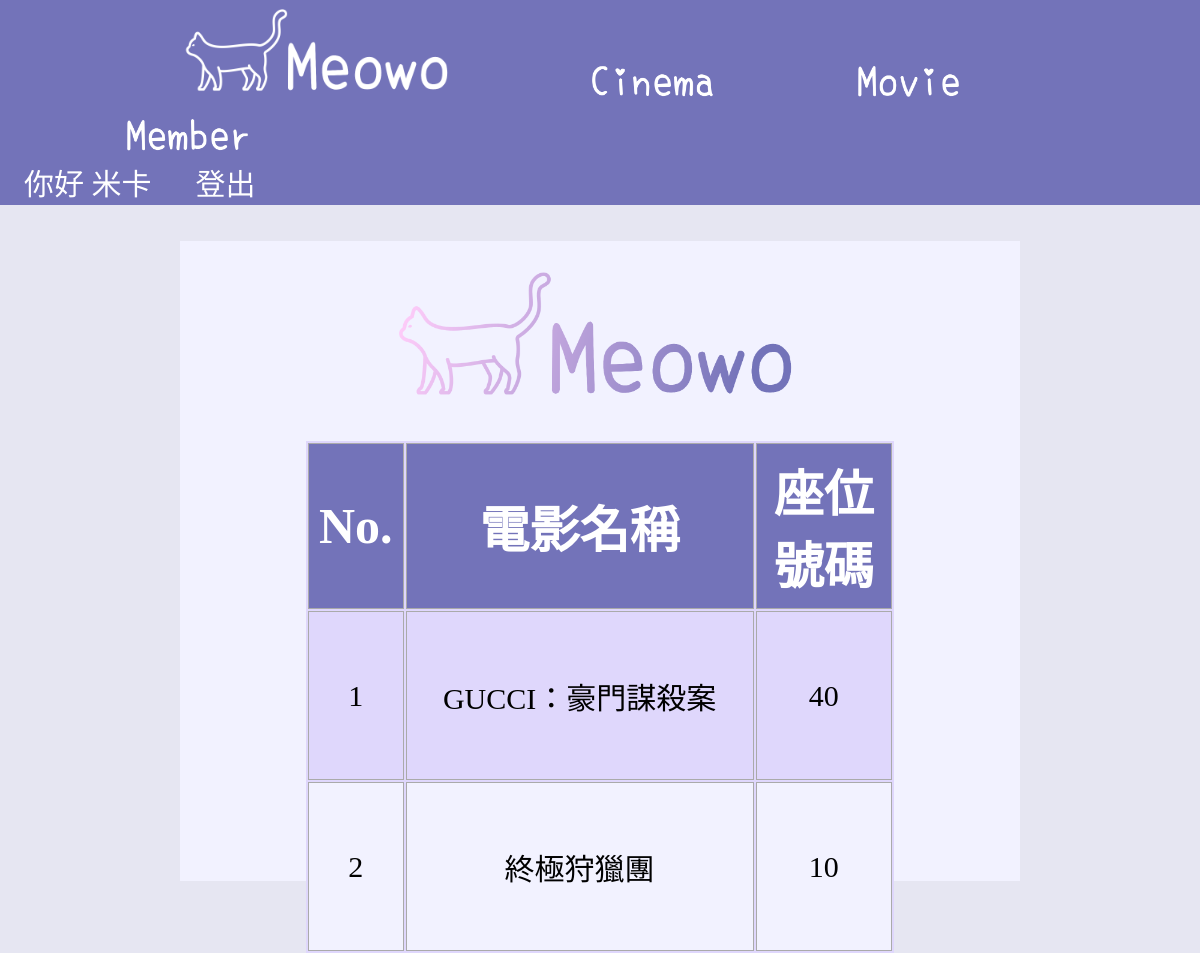
Page /transaction.php (signed in) on the committed database.
### tables this page shows
CREATE TABLE `transaction_seat` (
  `mTitle` varchar(20) NOT NULL,
  `mId` varchar(10) NOT NULL,
  `seatNumber` int(4) NOT NULL
);

### transaction.php (the view, shortened to what this page needs)
<html>
    <head>
    </head>
    <body>
        <header class="header">
            <div class="top">
                <a href="index.php">
                    <img class="icon" src="icon.png" height="100px" width="auto">
                </a>
                <a href="cinema.php">
                    <img class="icon_s" src="cinema.png" height="50px" width="auto">
                </a>
                <a href="moive.php">
                    <img class="icon_s" src="movie.png" height="50px" width="auto">
                </a>
                <a href="member.php">
                    <img class="icon_s" src="member.png" height="50px" width="auto">
                </a>
                <form action='logout.php'>
                    <?php
                        if(isset($_SESSION['mId'])){
                            echo '<span class="signout"> 你好 '.$_SESSION['mName'].'</span>';
                            echo '<button  type="submit" class="signout" >登出</button>';
                        }
                    ?>
                </form>
            </div>
            <div class="body">
                <a  href="index.php"><img  class="icon_b" src="icon_b.png" alt="" width="50%" ></a>
                <div class="body">
                    <table class="blueTable">
                        <thead>
                            <tr>
                            <th class="idtd">No.</th>
                                    <th>電影名稱</th>
                                    <th>座位號碼</th>
                            </tr>
                        </thead>
                        <tbody>
                                <?php
                                    include "db_conn.php";
                                    $mId  = $_SESSION['mId'];
                                    $query = ("select * from transaction_seat where mId=?");
                                    $stmt = $db->prepare($query);
                                    $error = $stmt->execute(array($mId));
                                    $result = $stmt->fetchAll();
                                    for($i=0; $i<count($result); $i++){
                                        $no = $i+1;
                                        echo "<tr>";
                                            echo "<td class='idtd'>".$no."</td>";
                                            echo "<td class='ti'>".$result [$i]['mTitle']."</td>";
                                            echo "<td>".$result [$i]['seatNumber']."</td>";
                                        echo "</tr>";
                                    }
                                ?>
                        </tbody>
                    </table>
                </div>
            </div>
        </header>
    </body>
</html>

### transaction.php (style rules this page uses)
body { background-color: #E6E6F2; margin: 0; }
.top { width: 100%; height: auto; background-color: #7373B9; }
.body { margin-left: 15%; margin-top: 3%; width: 70%; height: 80%; background-color:#f2f2ff; }
.icon { padding-top: 5px; padding-left: 15%; }
.icon_s { padding-left: 10%; }
.icon_b { padding-top: 3%; padding-left: 25%; }
a { text-decoration:none; }
table.blueTable { background-color: #DFD7FC; width: 100%; height:100%; text-align: center; }
table.blueTable td, table.blueTable th { border: 1px solid #AAAAAA; padding: 10px 10px; }
table.blueTable tbody td { font-size: 30px; }
table.blueTable tr:nth-child(even) { background: #F2F2FF; }
table.blueTable thead { background: #7373B9; height: 12%; }
table.blueTable thead th { font-size: 50px; font-weight: bold; color: #FFFFFF; text-align: center; }
.ti { font-size: 30px; width:60%; }
.idtd { width:10%; }
.signout { border:none; background-color: #7373B9; color:white; font-size:30px; width:100px; height:auto; margin-left: 2%; }

### rows in the picture
transaction_seat: no "1", mTitle "GUCCI：豪門謀殺案", seatNumber "40"
transaction_seat: no "2", mTitle "終極狩獵團", seatNumber "10"

### other values in the picture
$_SESSION['mName'] "米卡"
